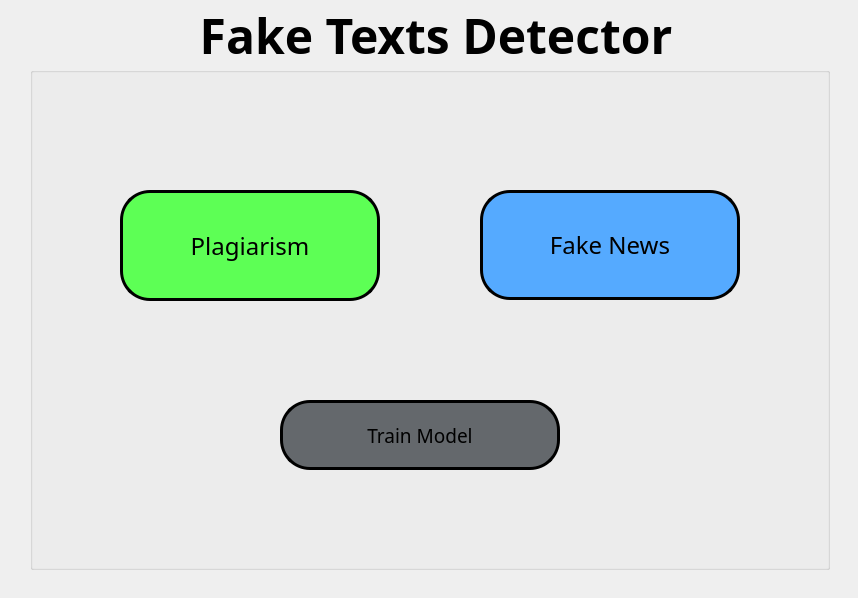
<?xml version="1.0" encoding="UTF-8"?>
<ui version="4.0">
 <class>MainWindow</class>
 <widget class="QMainWindow" name="MainWindow">
  <property name="geometry">
   <rect>
    <x>0</x>
    <y>0</y>
    <width>858</width>
    <height>598</height>
   </rect>
  </property>
  <property name="windowTitle">
   <string>Fake Texts Detector</string>
  </property>
  <widget class="QWidget" name="centralwidget">
   <property name="sizePolicy">
    <sizepolicy hsizetype="Maximum" vsizetype="Preferred">
     <horstretch>0</horstretch>
     <verstretch>0</verstretch>
    </sizepolicy>
   </property>
   <widget class="QLabel" name="backgroundImg">
    <property name="geometry">
     <rect>
      <x>0</x>
      <y>0</y>
      <width>860</width>
      <height>600</height>
     </rect>
    </property>
    <property name="text">
     <string/>
    </property>
    <property name="pixmap">
     <pixmap>../RESOURCES/background2.jpg</pixmap>
    </property>
    <property name="scaledContents">
     <bool>true</bool>
    </property>
   </widget>
   <widget class="QGroupBox" name="groupBox">
    <property name="enabled">
     <bool>true</bool>
    </property>
    <property name="geometry">
     <rect>
      <x>30</x>
      <y>0</y>
      <width>800</width>
      <height>570</height>
     </rect>
    </property>
    <property name="font">
     <font>
      <family>Sitka Heading</family>
      <pointsize>36</pointsize>
      <weight>75</weight>
      <bold>true</bold>
      <underline>false</underline>
     </font>
    </property>
    <property name="autoFillBackground">
     <bool>false</bool>
    </property>
    <property name="styleSheet">
     <string notr="true">color: rgb(0, 0, 0);
border-color: rgb(0, 0, 0);
border-width: 1px;
border-width: 1px;
</string>
    </property>
    <property name="title">
     <string>Fake Texts Detector</string>
    </property>
    <property name="alignment">
     <set>Qt::AlignCenter</set>
    </property>
    <widget class="QPushButton" name="plagiarismBtn">
     <property name="enabled">
      <bool>true</bool>
     </property>
     <property name="geometry">
      <rect>
       <x>90</x>
       <y>190</y>
       <width>260</width>
       <height>111</height>
      </rect>
     </property>
     <property name="font">
      <font>
       <family>Sitka Small</family>
       <pointsize>18</pointsize>
       <weight>9</weight>
       <italic>false</italic>
       <bold>false</bold>
      </font>
     </property>
     <property name="acceptDrops">
      <bool>false</bool>
     </property>
     <property name="autoFillBackground">
      <bool>false</bool>
     </property>
     <property name="styleSheet">
      <string notr="true">
background-color: rgb(133, 138, 144);
font: 75 18pt &quot;Sitka Small&quot;;
color: rgb(0, 0, 0);
border-width: 3px;
background-color: rgb(93, 255, 85);
border-radius: 30px;
border-color: rgb(0, 0, 0);
border-style: solid;</string>
     </property>
     <property name="text">
      <string>Plagiarism</string>
     </property>
     <property name="checkable">
      <bool>false</bool>
     </property>
     <property name="autoDefault">
      <bool>false</bool>
     </property>
     <property name="default">
      <bool>false</bool>
     </property>
     <property name="flat">
      <bool>false</bool>
     </property>
    </widget>
    <widget class="QPushButton" name="fakeNewsBtn">
     <property name="enabled">
      <bool>true</bool>
     </property>
     <property name="geometry">
      <rect>
       <x>450</x>
       <y>190</y>
       <width>260</width>
       <height>110</height>
      </rect>
     </property>
     <property name="font">
      <font>
       <family>Sitka Small</family>
       <pointsize>18</pointsize>
       <weight>9</weight>
       <italic>false</italic>
       <bold>false</bold>
      </font>
     </property>
     <property name="acceptDrops">
      <bool>false</bool>
     </property>
     <property name="autoFillBackground">
      <bool>false</bool>
     </property>
     <property name="styleSheet">
      <string notr="true">background-color: rgb(85, 170, 255);
font: 75 18pt &quot;Sitka Small&quot;;
color: rgb(0, 0, 0);
border-width: 3px;
border-radius: 30px;
border-color: rgb(0, 0, 0);
border-style: solid;</string>
     </property>
     <property name="text">
      <string>Fake News</string>
     </property>
     <property name="checkable">
      <bool>false</bool>
     </property>
     <property name="autoDefault">
      <bool>false</bool>
     </property>
     <property name="default">
      <bool>false</bool>
     </property>
     <property name="flat">
      <bool>false</bool>
     </property>
    </widget>
    <widget class="QPushButton" name="trainBtn">
     <property name="enabled">
      <bool>true</bool>
     </property>
     <property name="geometry">
      <rect>
       <x>250</x>
       <y>400</y>
       <width>280</width>
       <height>70</height>
      </rect>
     </property>
     <property name="font">
      <font>
       <family>Sitka Small</family>
       <pointsize>14</pointsize>
       <weight>9</weight>
       <italic>false</italic>
       <bold>false</bold>
      </font>
     </property>
     <property name="acceptDrops">
      <bool>false</bool>
     </property>
     <property name="autoFillBackground">
      <bool>false</bool>
     </property>
     <property name="styleSheet">
      <string notr="true">background-color: rgb(100, 104, 108);
font: 75 14pt &quot;Sitka Small&quot;;
color: rgb(0, 0, 0);
border-width: 3px;
border-radius: 30px;
border-color: rgb(0, 0, 0);
border-style: solid;</string>
     </property>
     <property name="text">
      <string>Train Model</string>
     </property>
     <property name="checkable">
      <bool>false</bool>
     </property>
     <property name="autoDefault">
      <bool>false</bool>
     </property>
     <property name="default">
      <bool>false</bool>
     </property>
     <property name="flat">
      <bool>false</bool>
     </property>
    </widget>
   </widget>
  </widget>
 </widget>
 <resources/>
 <connections/>
</ui>
